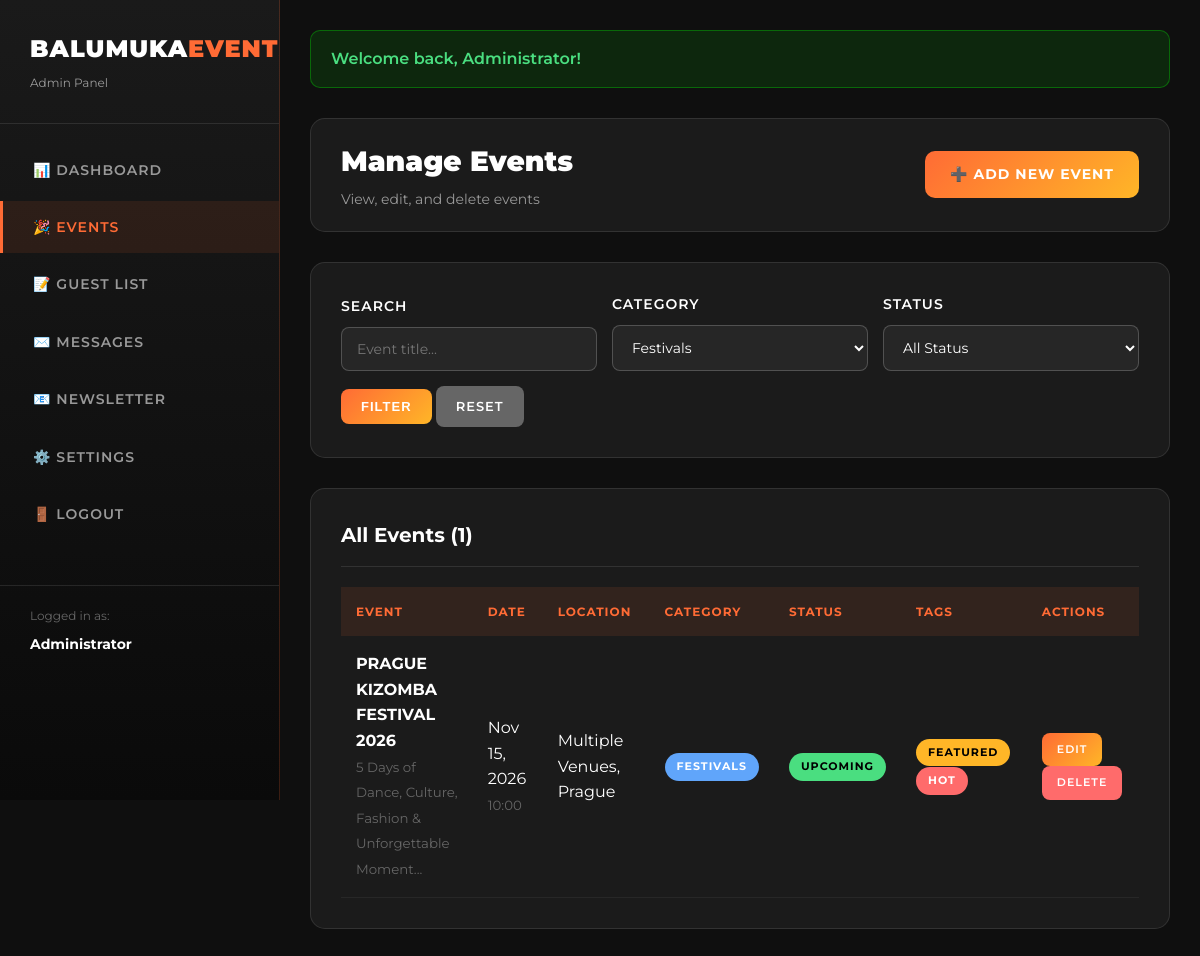
The app's page /admin/events.php?category=festivals (signed in) with its own data.
### tables this page shows
CREATE TABLE IF NOT EXISTS events (
    id INT(11) UNSIGNED AUTO_INCREMENT PRIMARY KEY,
    title VARCHAR(200) NOT NULL,
    slug VARCHAR(250) NOT NULL UNIQUE,
    description TEXT NOT NULL,
    date DATE NOT NULL,
    time VARCHAR(50),
    location VARCHAR(200) NOT NULL,
    venue_address VARCHAR(255),
    genre VARCHAR(200),
    category ENUM('parties', 'festivals', 'workshops', 'other') DEFAULT 'parties',
    image VARCHAR(255),
    price_info VARCHAR(100),
    ticket_link VARCHAR(500),
    capacity INT(11),
    status ENUM('upcoming', 'ongoing', 'past', 'cancelled') DEFAULT 'upcoming',
    featured TINYINT(1) DEFAULT 0,
    hot_tag TINYINT(1) DEFAULT 0,
    meta_keywords VARCHAR(255),
    meta_description VARCHAR(500),
    created_at TIMESTAMP DEFAULT CURRENT_TIMESTAMP,
    updated_at TIMESTAMP DEFAULT CURRENT_TIMESTAMP ON UPDATE CURRENT_TIMESTAMP,
    INDEX idx_date (date),
    INDEX idx_status (status),
    INDEX idx_category (category),
    INDEX idx_featured (featured),
    INDEX idx_slug (slug)
);

### includes/functions.php (called while the page is built, shortened)
<?php
function formatDate($date, $format = 'M d, Y') {
    return date($format, strtotime($date));
}
function getCurrentAdmin() {
    $db = getDB();
    $stmt = $db->prepare("SELECT id, username, email, full_name FROM admin_users WHERE id = ?");
    $stmt->execute([$_SESSION['admin_id']]);
    return $stmt->fetch();
}
function getFlash() {
    $messages = $_SESSION['flash'];
    return $messages;
}
function getEvents($filters = []) {
    $db = getDB();
    $sql = "SELECT * FROM events WHERE 1=1";
    $params = [];
    if (!empty($filters['category'])) {
        $sql .= " AND category = ?";
        $params[] = $filters['category'];
    }
    $orderBy = $filters['order_by'] ?? 'date';
    $orderDir = $filters['order_dir'] ?? 'ASC';
    $sql .= " ORDER BY {$orderBy} {$orderDir}";
    $stmt = $db->prepare($sql);
    $stmt->execute($params);
    return $stmt->fetchAll();
}
function countEvents($filters = []) {
    $db = getDB();
    $sql = "SELECT COUNT(*) FROM events WHERE 1=1";
    $params = [];
    if (!empty($filters['category'])) {
        $sql .= " AND category = ?";
        $params[] = $filters['category'];
    }
    $stmt = $db->prepare($sql);
    $stmt->execute($params);
    return $stmt->fetchColumn();
}
function e($string) {
    return htmlspecialchars($string ?? '', ENT_QUOTES, 'UTF-8');
}

### admin/events.php (the view, shortened to what this page needs)
<?php
require_once '../includes/functions.php';
$search = $_GET['search'] ?? '';
$category = $_GET['category'] ?? '';
$filters = [];
if ($category) $filters['category'] = $category;
$filters['order_by'] = 'date';
$filters['order_dir'] = 'DESC';
$events = getEvents($filters);
$totalEvents = countEvents($filters);
include 'includes/header.php';
?>
<div class="top-bar">
    <div class="page-title-section">
        <h1>Manage Events</h1>
        <p>View, edit, and delete events</p>
    </div>
    <div class="top-actions">
        <a href="event-add.php">➕ Add New Event</a>
    </div>
</div>
<div class="card">
    <form method="GET" action="" style="display: grid; grid-template-columns: repeat(auto-fit, minmax(200px, 1fr)); gap: 15px; align-items: end;">
        <div class="form-group" style="margin-bottom: 0;">
            <label for="search">Search</label>
            <input type="text" id="search" name="search" placeholder="Event title..." value="<?= e($search) ?>">
        </div>
        <div class="form-group" style="margin-bottom: 0;">
            <label for="category">Category</label>
            <select id="category" name="category">
                <option value="festivals" <?= $category === 'festivals' ? 'selected' : '' ?>>Festivals</option>
            </select>
        </div>
        <div class="form-group" style="margin-bottom: 0;">
            <label for="status">Status</label>
            <select id="status" name="status">
                <option value="">All Status</option>
            </select>
        </div>
        <div>
            <button type="submit" class="btn btn-primary">Filter</button>
            <a href="events.php" class="btn btn-secondary">Reset</a>
        </div>
    </form>
</div>
<div class="card">
    <h2>All Events (<?= $totalEvents ?>)</h2>
    <?php if (empty($events)): ?>
        <p style="color: #999; text-align: center; padding: 40px;">No events found. <a href="event-add.php" style="color: #FF6B35;">Add your first event</a></p>
    <?php else: ?>
        <div class="table-responsive">
            <table>
                <thead>
                    <tr>
                        <th>Event</th>
                        <th>Date</th>
                        <th>Location</th>
                        <th>Category</th>
                        <th>Status</th>
                        <th>Tags</th>
                        <th>Actions</th>
                    </tr>
                </thead>
                <tbody>
                    <?php foreach ($events as $event): ?>
                        <tr>
                            <td>
                                <strong><?= e($event['title']) ?></strong><br>
                                <small style="color: #666;"><?= substr(e($event['description']), 0, 60) ?>...</small>
                            </td>
                            <td><?= formatDate($event['date'], 'M d, Y') ?><br><small style="color: #666;"><?= e($event['time']) ?></small></td>
                            <td><?= e($event['location']) ?></td>
                            <td><span class="badge badge-info"><?= e($event['category']) ?></span></td>
                            <td>
                                <?php
                                $statusClass = match($event['status']) {
                                    'upcoming' => 'badge-success',
                                    'ongoing' => 'badge-info',
                                    'past' => 'badge-secondary',
                                    'cancelled' => 'badge-danger',
                                    default => 'badge-info'
                                };
                                ?>
                                <span class="badge <?= $statusClass ?>"><?= e($event['status']) ?></span>
                            </td>
                            <td>
                                <?php if ($event['featured']): ?>
                                    <span class="badge badge-warning">Featured</span>
                                <?php endif; ?>
                                <?php if ($event['hot_tag']): ?>
                                    <span class="badge badge-danger">Hot</span>
                                <?php endif; ?>
                            </td>
                            <td>
                                <a href="event-edit.php?id=<?= $event['id'] ?>" class="btn btn-primary btn-sm">Edit</a>
                                <a href="event-delete.php?id=<?= $event['id'] ?>" class="btn btn-danger btn-sm" onclick="return confirm('Are you sure you want to delete this event?')">Delete</a>
                            </td>
                        </tr>
                    <?php endforeach; ?>
                </tbody>
            </table>
        </div>
    <?php endif; ?>
</div>
<?php include 'includes/footer.php'; ?>

### admin/includes/header.php (shortened to what this page needs)
<?php
$currentAdmin = getCurrentAdmin();
$currentPage = basename($_SERVER['PHP_SELF'], '.php');
?>
<!DOCTYPE html>
<html lang="en">
<head>
</head>
<body>
    <div class="admin-wrapper">
        <aside class="sidebar">
            <div class="sidebar-logo">
                <h1>BALUMUKA<span>EVENTS</span></h1>
                <p>Admin Panel</p>
            </div>
            <ul class="sidebar-menu">
                <li><a href="index.php" class="<?= $currentPage === 'index' ? 'active' : '' ?>">📊 Dashboard</a></li>
                <li><a href="events.php" class="<?= $currentPage === 'events' ? 'active' : '' ?>">🎉 Events</a></li>
                <li><a href="registrations.php" class="<?= $currentPage === 'registrations' ? 'active' : '' ?>">📝 Guest List</a></li>
                <li><a href="messages.php" class="<?= $currentPage === 'messages' ? 'active' : '' ?>">✉️ Messages</a></li>
                <li><a href="subscribers.php" class="<?= $currentPage === 'subscribers' ? 'active' : '' ?>">📧 Newsletter</a></li>
                <li><a href="settings.php" class="<?= $currentPage === 'settings' ? 'active' : '' ?>">⚙️ Settings</a></li>
                <li><a href="logout.php">🚪 Logout</a></li>
            </ul>
            <div class="sidebar-user">
                <p>Logged in as:</p>
                <strong><?= e($currentAdmin['full_name']) ?></strong>
            </div>
        </aside>
        <main class="main-content">
            <?php
            $flashMessages = getFlash();
            if (!empty($flashMessages)):
            ?>
            <div class="flash-messages">
                <?php foreach ($flashMessages as $flash): ?>
                    <div class="flash <?= e($flash['type']) ?>">
                        <?= e($flash['message']) ?>
                    </div>
                <?php endforeach; ?>
            </div>
            <?php endif; ?>

### admin/includes/header.php (style rules this page uses)
* { margin: 0; padding: 0; box-sizing: border-box; }
body { font-family: 'Montserrat', sans-serif; background: #0f0f0f; color: #fff; line-height: 1.6; }
.admin-wrapper { display: flex; min-height: 100vh; }
.sidebar { width: 280px; background: linear-gradient(180deg, #1A1A1A 0%, #0A0A0A 100%); border-right: 1px solid rgba(255, 107, 53, 0.2); padding: 30px 0; position: fixed; height: 100vh; overflow-y: auto; }
.sidebar-logo { padding: 0 30px 30px; border-bottom: 1px solid rgba(255, 255, 255, 0.1); }
.sidebar-logo h1 { font-size: 24px; font-weight: 900; color: #fff; letter-spacing: 1px; }
.sidebar-logo span { color: #FF6B35; }
.sidebar-logo p { color: #999; font-size: 12px; margin-top: 5px; }
.sidebar-menu { list-style: none; padding: 20px 0; }
.sidebar-menu li { margin-bottom: 5px; }
.sidebar-menu a { display: block; padding: 15px 30px; color: #999; text-decoration: none; font-size: 14px; font-weight: 600; text-transform: uppercase; letter-spacing: 1px; transition: all 0.3s; border-left: 3px solid transparent; }
.sidebar-menu a:hover, .sidebar-menu a.active { background: rgba(255, 107, 53, 0.1); color: #FF6B35; border-left-color: #FF6B35; }
.sidebar-user { padding: 20px 30px; border-top: 1px solid rgba(255, 255, 255, 0.1); margin-top: 20px; }
.sidebar-user p { color: #666; font-size: 12px; margin-bottom: 5px; }
.sidebar-user strong { color: #fff; font-size: 14px; }
.main-content { flex: 1; margin-left: 280px; padding: 30px; }
.top-bar { background: rgba(255, 255, 255, 0.05); border: 1px solid rgba(255, 255, 255, 0.1); border-radius: 15px; padding: 20px 30px; margin-bottom: 30px; display: flex; justify-content: space-between; align-items: center; }
.page-title-section h1 { font-size: 28px; font-weight: 900; color: #fff; }
.page-title-section p { color: #999; font-size: 14px; margin-top: 5px; }
.top-actions a { display: inline-block; padding: 12px 25px; background: linear-gradient(135deg, #FF6B35 0%, #FFB627 100%); color: #fff; text-decoration: none; border-radius: 10px; font-size: 14px; font-weight: 700; text-transform: uppercase; letter-spacing: 1px; transition: all 0.3s; }
.flash-messages { margin-bottom: 30px; }
.flash { padding: 15px 20px; border-radius: 10px; margin-bottom: 15px; font-weight: 600; }
.flash.success { background: rgba(0, 255, 0, 0.1); border: 1px solid rgba(0, 255, 0, 0.3); color: #4ade80; }
.card { background: rgba(255, 255, 255, 0.05); border: 1px solid rgba(255, 255, 255, 0.1); border-radius: 15px; padding: 30px; margin-bottom: 30px; }
.card h2 { font-size: 20px; font-weight: 700; color: #fff; margin-bottom: 20px; padding-bottom: 15px; border-bottom: 1px solid rgba(255, 255, 255, 0.1); }
.table-responsive { overflow-x: auto; }
table { width: 100%; border-collapse: collapse; }
th { background: rgba(255, 107, 53, 0.1); color: #FF6B35; padding: 15px; text-align: left; font-weight: 700; text-transform: uppercase; font-size: 12px; letter-spacing: 1px; }
td { padding: 15px; border-bottom: 1px solid rgba(255, 255, 255, 0.05); }
.btn { display: inline-block; padding: 10px 20px; border-radius: 8px; text-decoration: none; font-size: 13px; font-weight: 600; text-transform: uppercase; letter-spacing: 1px; transition: all 0.3s; border: none; cursor: pointer; }
.btn-primary { background: linear-gradient(135deg, #FF6B35 0%, #FFB627 100%); color: #fff; }
.btn-danger { background: #ff6b6b; color: #fff; }
.btn-secondary { background: #666; color: #fff; }
.btn-sm { padding: 8px 15px; font-size: 11px; }
.form-group { margin-bottom: 25px; }
label { display: block; color: #fff; font-size: 14px; font-weight: 600; margin-bottom: 10px; text-transform: uppercase; letter-spacing: 1px; }
input[type="text"], input[type="email"], input[type="password"], input[type="date"], input[type="time"], input[type="url"], input[type="number"], textarea, select { width: 100%; padding: 12px 15px; background: rgba(255, 255, 255, 0.05); border: 1px solid rgba(255, 255, 255, 0.2); border-radius: 8px; color: #fff; font-size: 14px; font-family: 'Montserrat', sans-serif; }
.badge { display: inline-block; padding: 5px 12px; border-radius: 20px; font-size: 11px; font-weight: 700; text-transform: uppercase; letter-spacing: 1px; }
.badge-success { background: #4ade80; color: #000; }
.badge-warning { background: #FFB627; color: #000; }
.badge-danger { background: #ff6b6b; color: #fff; }
.badge-info { background: #60a5fa; color: #fff; }

### records on screen
events: title "PRAGUE KIZOMBA FESTIVAL 2026", description "5 Days of Dance, Culture, Fashion & Unforgettable Moment", date "Nov 15, 2026", time "10:00", location "Multiple Venues, Prague", category "FESTIVALS", status "UPCOMING", featured "FEATURED", hot_tag "HOT"

### other values on screen
$currentAdmin['full_name'] "Administrator"
$flash['message'] "Welcome back, Administrator!"
$totalEvents "1"
